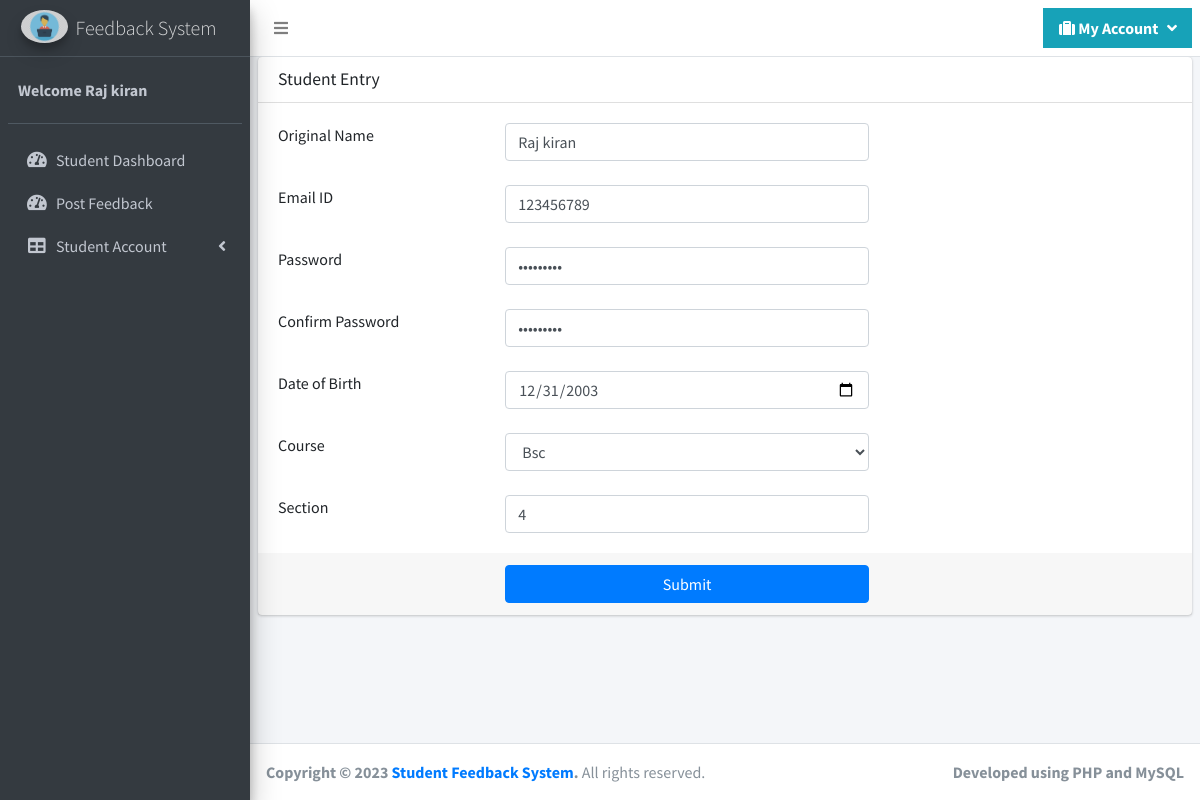
The page /aman/studentprofile.php (signed in) on the database its author committed.
### tables this page shows
CREATE TABLE `student` (
  `studentid` int(10) NOT NULL,
  `studentname` varchar(50) NOT NULL,
  `rollno` varchar(50) NOT NULL,
  `password` varchar(100) NOT NULL,
  `course_id` int(25) NOT NULL,
  `section` varchar(25) NOT NULL,
  `dateofbirth` date NOT NULL,
  `status` varchar(10) NOT NULL
);

### aman/studentprofile.php (the view, shortened to what this page needs)
<?php
include("header.php");
include("sidebar.php");
?>
<?php
if(isset($_SESSION['studentid']))
{
	$sqledit ="SELECT * FROM student WHERE studentid='$_SESSION[studentid]'";
	$qsqledit = mysqli_query($con,$sqledit);
	$rsedit = mysqli_fetch_array($qsqledit);
}
?>
  <div class="content-wrapper">
    <section class="content">
<form method="post" action="" onsubmit="return confirmvalidation()" enctype="multipart/form-data">
      <div class="card">
        <div class="card-header">
          <h3 class="card-title">Student Entry</h3>
        </div>
        <div class="card-body">
<div class="row">
	<div class="col-md-3">Original Name</div>
	<div class="col-md-5">
		<input type="text"  class="form-control" name="studentname" id="studentname" value="<?php  if(isset($rsedit['studentname'])){ echo $rsedit['studentname']; } ?>">
	</div>
	<div class="col-md-4"><span class="errmsg flash" id="errstudentname" style="color: red;"></span></div>
</div>
<br>
<div class="row">
	<div class="col-md-3">Email ID</div>
	<div class="col-md-5">
		<input type="text"  class="form-control" name="rollno" id="rollno" value="<?php if(isset($rsedit['rollno'])){ echo $rsedit['rollno']; } ?>">
	</div>
	<div class="col-md-4"><span class="errmsg flash" id="errrollno" style="color: red;"></span></div>
</div>
<br>
<div class="row">
	<div class="col-md-3">Password</div>
	<div class="col-md-5">
		<input type="password"  class="form-control" name="password" id="password" value="<?php if(isset($rsedit['password'])){ echo $rsedit['password']; } ?>">
	</div>
	<div class="col-md-4"><span class="errmsg flash" id="errpassword" style="color: red;"></span></div>
</div>
<br>
<div class="row">
	<div class="col-md-3">Confirm Password</div>
	<div class="col-md-5">
		<input type="password"  class="form-control" name="confirmpassword" id="confirmpassword" value="<?php if(isset($rsedit['password'])){ echo $rsedit['password']; } ?>">
	</div>
	<div class="col-md-4"><span class="errmsg flash" id="errconfirmpassword" style="color: red;"></span></div>
</div>
<br>
<div class="row">
	<div class="col-md-3">Date of Birth</div>
	<div class="col-md-5">
	<input type="date"  class="form-control" name="dateofbirth" id="dateofbirth" value="<?php if(isset($rsedit['dateofbirth'])){ echo $rsedit['dateofbirth']; } ?>" >
	</div>
	<div class="col-md-4"><span class="errmsg flash" id="errdateofbirth" style="color: red;"></span></div>
</div>
<br>
<div class="row">
	<div class="col-md-3">Course</div>
	<div class="col-md-5">
		<select  class="form-control" name="studentclass" id="studentclass">
			<?php
				$sql ="SELECT * FROM course where course_status='Active'";
				$qsql = mysqli_query($con,$sql);
				while($rs = mysqli_fetch_array($qsql))
				{
					if($rs['course_id'] == $rsedit['course_id'])
					{
					echo "<option value='$rs[course_id]' selected>$rs[course_title]</option>";
					}
				}
			?>
		</select>
	</div>
	<div class="col-md-4"><span class="errmsg flash" id="errstudentclass" style="color: red;"></span></div>
</div>
<br>
<div class="row">
	<div class="col-md-3">Section </div>
	<div class="col-md-5">
	<input type="text"  class="form-control" name="section" id="section" value="<?php if(isset($rsedit['section'])){ echo $rsedit['section']; } ?>">
	</div>
	<div class="col-md-4"><span class="errmsg flash" id="errsection" style="color: red;"></span></div>
</div>
        </div>
        <div class="card-footer">
<div class="row">
	<div class="col-md-3"></div>
	<div class="col-md-5">
		<input class="btn btn-primary btn-block"  type="submit" name="submit" id="submit" value="Submit">
	</div>
	<div class="col-md-4"></div>
</div>
        </div>
      </div>
</form>
	</section>
  </div>
<?php
include("footer.php");
?>
</div>
</body>
</html>

### aman/studentsidebar.php (shortened to what this page needs)
<aside class="main-sidebar sidebar-dark-primary elevation-4">
  <a href="studentdashboard.php" class="brand-link">
    <img src="dist/img/ietracker.png"
         alt="Income expense tracker"
         class="brand-image img-circle elevation-3"
         style="opacity: .8">
    <span class="brand-text font-weight-light">Feedback System</span>
  </a>
  <div class="sidebar">
    <div class="user-panel mt-3 pb-3 mb-3 d-flex">
      <div class="info">
        <b><a href="studentprofile.php" class="d-block">Welcome <?php echo $rsstudent['studentname']; ?></a></b>
      </div>
    </div>
    <nav class="mt-2">
      <ul class="nav nav-pills nav-sidebar flex-column" data-widget="treeview" role="menu" data-accordion="false">
        <li class="nav-item has-treeview">
          <a href="studentdashboard.php" class="nav-link">
            <i class="nav-icon fas fa-tachometer-alt"></i>
            <p>
             Student Dashboard
            </p>
          </a>
        </li>
        <li class="nav-item has-treeview">
          <a href="participatefeedback.php?qtype=All" class="nav-link">
            <i class="nav-icon fas fa-tachometer-alt"></i>
            <p>
             Post Feedback
            </p>
          </a>
        </li>
   <li class="nav-item has-treeview">
          <a href="#" class="nav-link">
            <i class="nav-icon fas fa-table"></i>
            <p>
           Student Account
              <i class="fas fa-angle-left right"></i>
            </p>
          </a>
        </li>
</ul>
    </nav>
  </div>
</aside>

### rows shown on the page
student: studentname "Raj kiran", rollno "123456789", dateofbirth "12/31/2003", section "4"

### other values the page prints
form field studentclass "Bsc"
